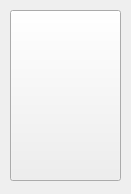
<?xml version="1.0" encoding="UTF-8"?>
<ui version="4.0">
 <class>MainWindow</class>
 <widget class="QMainWindow" name="MainWindow">
  <property name="geometry">
   <rect>
    <x>0</x>
    <y>0</y>
    <width>131</width>
    <height>194</height>
   </rect>
  </property>
  <property name="windowTitle">
   <string>MainWindow</string>
  </property>
  <widget class="QWidget" name="centralWidget">
   <widget class="QPushButton" name="pushButton">
    <property name="geometry">
     <rect>
      <x>10</x>
      <y>10</y>
      <width>111</width>
      <height>171</height>
     </rect>
    </property>
    <property name="text">
     <string/>
    </property>
    <property name="icon">
     <iconset resource="images.qrc">
      <normaloff>:/icons/icons/bulb-off-128.png</normaloff>
      <normalon>:/icons/icons/bulb-on-128.png</normalon>:/icons/icons/bulb-off-128.png</iconset>
    </property>
    <property name="iconSize">
     <size>
      <width>128</width>
      <height>128</height>
     </size>
    </property>
    <property name="checkable">
     <bool>true</bool>
    </property>
   </widget>
  </widget>
 </widget>
 <layoutdefault spacing="6" margin="11"/>
 <resources>
  <include location="images.qrc"/>
 </resources>
 <connections/>
</ui>
